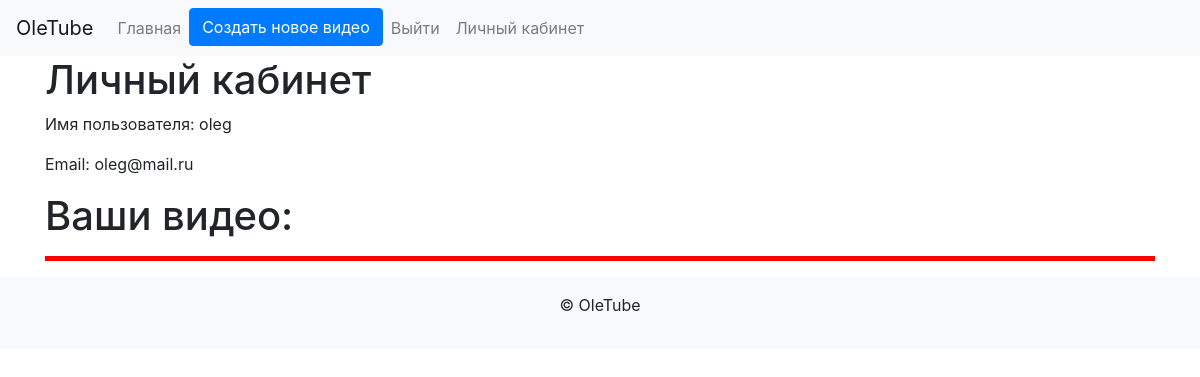
/accounts/profile/ (signed in), run on an earlier commit of the app's database.
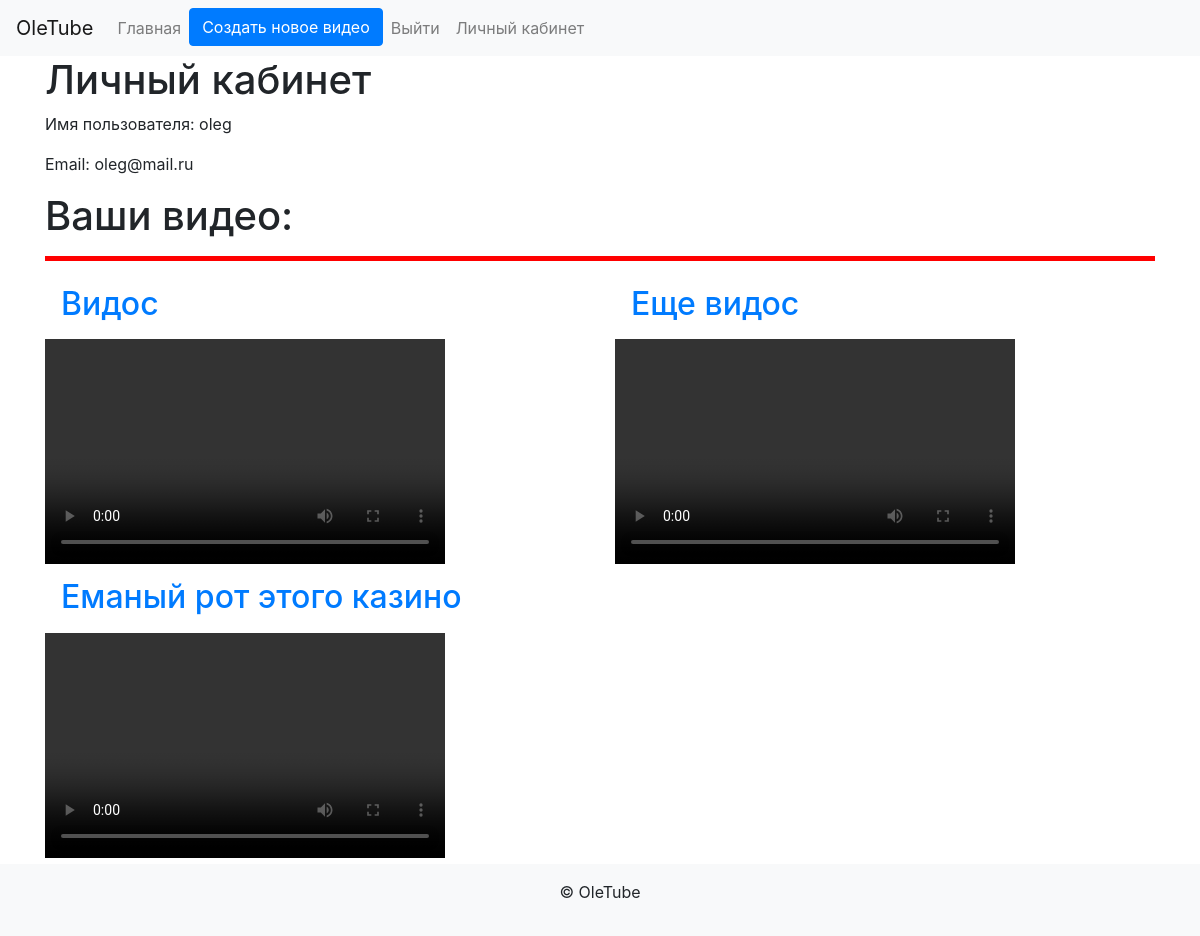
And on a later commit of the database.
### api/models.py (models this page shows, shortened)
class UserVideo(models.Model):
    user = models.ForeignKey(User, on_delete=models.CASCADE)
    video = models.ForeignKey(Video, on_delete=models.CASCADE)

class Video(models.Model):
    title = models.CharField(max_length=255)
    description = models.TextField(blank=True)
    video_file = models.FileField(validators=[FileExtensionValidator(['mp4'])])
    likes = models.ManyToManyField(User, related_name='video_likes', blank=True)
    dislikes = models.ManyToManyField(User, related_name='video_dislikes', blank=True)
    likes_count = models.IntegerField(default=0)
    dislike_count = models.IntegerField(default=0)
    name = models.CharField(max_length=500, default='')
    created_at = models.DateTimeField(auto_now_add=True)
    url = models.CharField(max_length=1000, blank=True, null=True)

### users/views.py (the view)
# urls.py: path('accounts/profile/', profile, name='profile'),
@login_required
def profile(request):
    return render(request, 'profile.html',
                  {'user': request.user,
                   'user_video': UserVideo.objects.filter(user=request.user)
                   }
                  )

### templates/profile.html
{% extends 'base.html' %}
{% block content %}
<h1>Личный кабинет</h1>
<p>Имя пользователя: {{ user.username }}</p>
<p>Email: {{ user.email }}</p>
<h1>Ваши видео:</h1>
<hr style="height:5px; width:100%; border-width:0; color:red; background-color:red">
<div class="row">
    {% for video in user_video %}
        <div class="col-md-6">
            <h2>
                <a class="nav-link" href="{% url 'video_detail' video.video.id %}">{{ video.video.title }}</a>
            </h2>
            <video src="{{ video.video.url }}" controls width="400" height="225"></video>
        </div>
        {% if forloop.counter|divisibleby:2 %}
            </div>
            <div class="row">
        {% endif %}
    {% endfor %}
</div>
{% endblock %}

What changed in the data, as far as the page shows it:
added UserVideo: video "Видос"
added UserVideo: video "Еще видос"
added UserVideo: video "Еманый рот этого казино"
